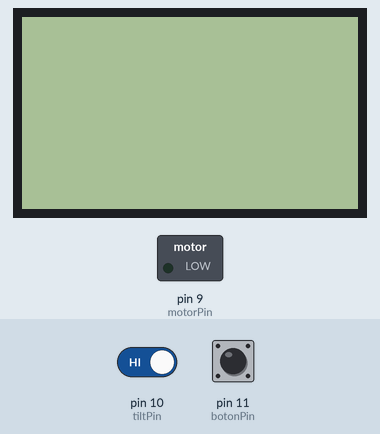
The sketch below on a simulated Arduino Uno, built with avr-gcc and run on an emulated ATmega328P. Parts: 84×48 one-colour display, switched loads named in the sketch (green lamp = pin HIGH). Inputs (shaded band) come from the test bench; at power-on: pin 10 (tiltPin) HIGH, pin 11 (botonPin) LOW. The audio player accepts every command and is not drawn; what the sketch prints to the serial monitor is not drawn.

Above: at 1.7 s.
1.8 s: pin 10 (tiltPin) driven LOW
At 5.8 s:
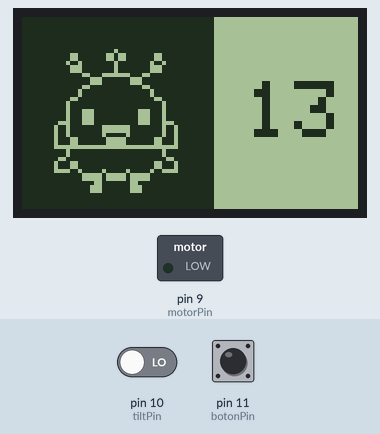
6.1 s: pin 11 (botonPin) pulled HIGH for 3.2 s
At 9.5 s:
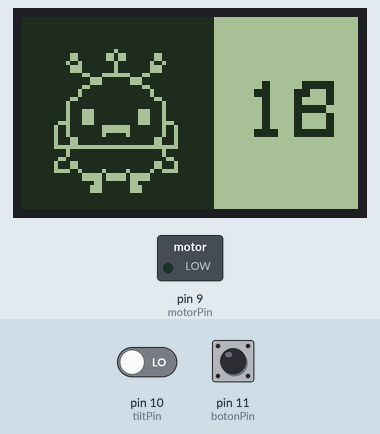
13.7 s: pin 11 (botonPin) pulled HIGH for 1.85 s
At 16.6 s:
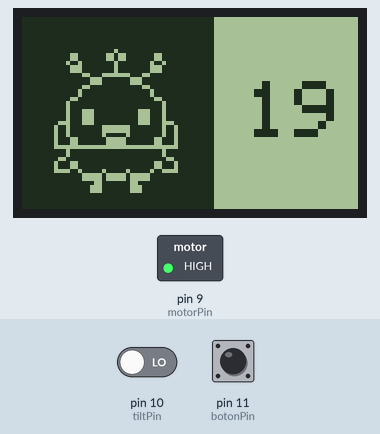
17.0 s: pin 11 (botonPin) pulled HIGH for 1.85 s
At 20.2 s:
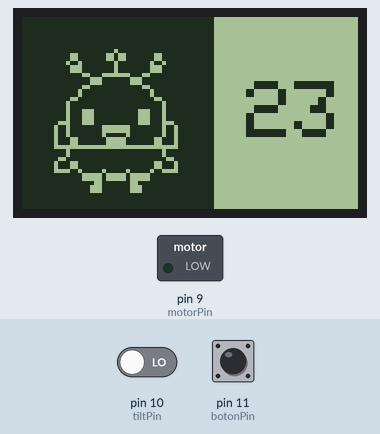
20.3 s: pin 10 (tiltPin) driven HIGH
At 21.1 s:
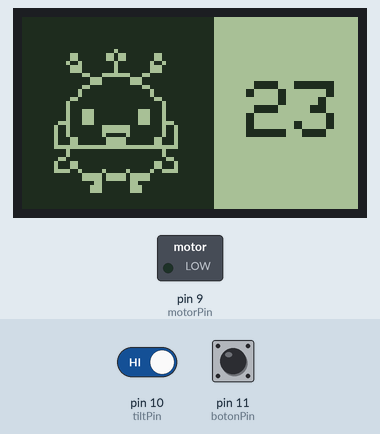
22.4 s: pin 10 (tiltPin) driven LOW
At 26.6 s:
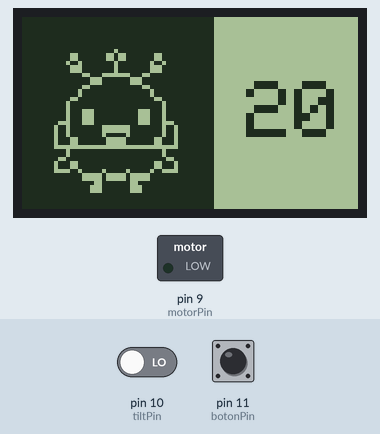
Timing chart, 0 to 26.9 s (numbered marks = the images above; inputs shaded):
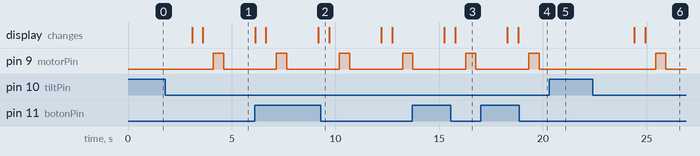

The sketch:

WEBO_0_6_1.ino
```cpp
//WEBO
// Toma mango
// Aqui pasaran todas las interacciones entre todos los componentes

#include "ActuadorDisplay.h"
#include "ActuadorLED.h"
#include "ActuadorMotor.h"
#include "SensorBoton.h"
#include "SensorTilt.h"
#include "SensorSD.h"

// sensor y actuador correspondientes
 ActuadorDisplay actuadorDisplay;
 ActuadorLED actuadorLED;
 ActuadorMotor actuadorMotor;
 SensorBoton sensorBoton;
 SensorTilt sensorTilt;
 SensorSD sensorSD;

void setup () {
  sensorTilt.configuracionTilt();
  actuadorDisplay.configuracionDisplay();
  sensorBoton.configuracionBoton();
  sensorSD.configuracionSD();
  actuadorMotor.configuracionMotor();
}

void loop() {
  // tiene que funcionar el sensor tilt, de eso depende el estado de la maquina
  sensorTilt.funcionaTilt();
  // que el temporizador y el aumento de la cantidad de segundos funcione
  sensorBoton.funcionaBoton();
  // si es que el valor de "caido" es falso, osea que esta parado
  if(sensorTilt.caido == false){
  // asegurarme que el valor de waoses sean los segundos del boton
  // por si cambia segun el boton ha sido presionado, el display tambien recibira el cambio
  actuadorDisplay.waoses = sensorBoton.segundos;
  // mostrar la pantalla de Ava que hace la cuenta regresiva
  actuadorDisplay.cuentaDisplay();
  // que funcione el motor, ya que no esta establecida la manera de saber
  // si han pasado 30 segundos aun, este se activara cada 10 segundos constantemente
  actuadorMotor.funcionaMotor();
  // si el temporizador mostrado por Ava llega a un numero menor a 1
  if (actuadorDisplay.waoses < 1){
  // sonara la alarma despacio, para no molestar al usuario
  sensorSD.funcionaSDAlarmaDebil();
        }
    }

else {
  // como aqui esta inclinado, empezara a sonar la alarma fuerte
  // no se porque para todo al reproducir un archivo de audio
  sensorSD.funcionaSDAlarmaFuerte();

}

}
```

ActuadorDisplay.cpp
```cpp
#include "ActuadorDisplay.h"
#include "bitmapsDisplay.h"


ActuadorDisplay::ActuadorDisplay() {}

void ActuadorDisplay::configuracionDisplay() {

  Serial.begin(9600);

	//se inicia el display de la pantalla
	display.begin();

	// El contraste se puede cambiar para que se note mejor el diseño mostrado en la pantalla
	display.setContrast(57);

	// se limpia la pantalla
	display.clearDisplay();

	// establecer el tamaño del texto
	display.setTextSize(2);
}

	// el estado del display en el que se hara una cuenta regresiva del temporizador
void ActuadorDisplay::cuentaDisplay() {
  // IMAGEN
	// colocar la posicion: x, y, establecer cual es el bitmap que sera utilizado, ancho del bitmap, alto del bitmap, color del bitmap
	// en este caso el estado neutral de Ava
	display.drawBitmap(0, 0,bitmap_AVA, 48, 48, BLACK);
	// establecer las coordenadas de el siguiente texto
	display.setCursor(56, 16);
	// el texto corresponda al int "waoses"
	display.print(waoses);
	// hacer que estos datos previos se cargen al display
	display.display();
	// cada medio segundo
	delay(500);
	// limpia la pantalla
	display.clearDisplay();
	// colocar la posicion: x, y, establecer cual es el bitmap que sera utilizado, ancho del bitmap, alto del bitmap, color del bitmap
	// en este caso el estado en el que Ava tiene la boca abierta
	// haciendo como si esta diciendo los segundos restantes
	display.drawBitmap(0, 0,bitmap_AVA_HABLA, 48, 48, BLACK);
	// establecer las coordenadas de el siguiente texto
	display.setCursor(56, 16);
	// el texto corresponda al int "waoses"
	// esto se vuelve a establecer debido a que se limpio la pantalla
	display.print(waoses);
	// hacer que estos datos previos se carguen al display
	display.display();
	// cada medio segundo
	delay(500);
}

// hay que escribir otros voids para los distintos estados de funcionamiento
```

ActuadorDisplay.h
```cpp
#ifndef ACTUADOR_DISPLAY_H
#define ACTUADOR_DISPLAY_H

// INCLUIR BIBLIOTECAS DE USO PARA SENSOR/ACTUADOR

#include <SPI.h>
#include <Adafruit_GFX.h>
#include <Adafruit_PCD8544.h>
#include <Arduino.h>
#include "SensorBoton.h"

// CREAR LA CLASE DE NUESTRO SENSOR/ACTUADOR
  class ActuadorDisplay {
  public:
  ActuadorDisplay();

   // especificar todos los voids que seran utilizados en el archivo.cpp
      void configuracionDisplay();

   // la pantalla en la que el display estara haciendo la cuenta regresiva
      void cuentaDisplay();

   // la pantalla que sera observada cuando se encuentre inclinado el WEBO
      void caidaDisplay();

   // si es que se necesita especificar variables, deberian ir aqui
   // ya sean bool int, ect.


  // Declarar objeto "LCD" para el software SPI
     Adafruit_PCD8544 display = Adafruit_PCD8544(8, 7, 6, 5, 4);

  // Definir la variable de "rotatetext" en "1" que hace que la pantalla muestre el texto en un angulo de 90° a la derecha
     int rotatetext = 1;

   // escribir que existira una dato numerico entero representado por "waoses"
   // que despues sera linkeado a los segundos que interactuan con el boton
   int waoses = 1;

  };

#endif
```

ActuadorLED.cpp
```cpp
#include "ActuadorLED.h"

ActuadorLED::ActuadorLED() {}

void ActuadorLED::configuracionLED() {}

void ActuadorLED::funcionaLED() {}
```

ActuadorLED.h
```cpp
#ifndef ACTUADOR_LED_H
#define ACTUADOR_LED_H

// INCLUIR BIBLIOTECAS DE USO PARA SENSOR/ACTUADOR

// CREAR LA CLASE DE NUESTRO SENSOR/ACTUADOR
  class ActuadorLED {
  public:
  ActuadorLED();


  // especificar todos los voids que seran utilizados en el archivo.cpp
    void configuracionLED();

    void funcionaLED();

  // si es que se necesita especificar variables, deberian ir aqui
  // ya sean bool int, ect.


  };
#endif
```

ActuadorMotor.cpp
```cpp
#include "ActuadorMotor.h"

ActuadorMotor::ActuadorMotor() {}

void ActuadorMotor::configuracionMotor(){
//establecer que el pin que va a mandar una señal
  // sera el que fue declarado antes
  pinMode(motorPin, OUTPUT);
}

void ActuadorMotor::funcionaMotor(){
// manda una señal de encendido al pin establecido previamente
  digitalWrite(motorPin, HIGH);
  // cada medio segundo
  delay(500);

  //apaga la señal del pin establecido previamente
  digitalWrite(motorPin, LOW);
  // cada medio segundo
  delay(500);

}
```

ActuadorMotor.h
```cpp
#ifndef ACTUADOR_MOTOR_H
#define ACTUADOR_MOTOR_H

// INCLUIR BIBLIOTECAS DE USO PARA SENSOR/ACTUADOR
 #include <Arduino.h>

// CREAR LA CLASE DE NUESTRO SENSOR/ACTUADOR
  class ActuadorMotor {
  public:
  ActuadorMotor();
// especificar todos los voids que seran utilizados en el archivo.cpp
  void configuracionMotor();
  void funcionaMotor();

  // si es que se necesita especificar variables, deberian ir aqui
  // ya sean bool int, ect.

  // pin al que será conectado el motor para ser controlado
  int motorPin = 9;


};
#endif
```

SensorBoton.cpp
```cpp
#include "SensorBoton.h"

SensorBoton::SensorBoton(){}

void SensorBoton::configuracionBoton() {
  // establecer cual es el pin que estara conectado el boton
  // sera un input, osea que recibira el paso de señal
  pinMode(botonPin, INPUT);
  Serial.begin(9600);
}

// funcionamiento del boton
void SensorBoton::funcionaBoton() {

// una variable llamada estadoBoton
// es equivalente al dato que es recibido por la
// lectura de señal del pint establecido para el boton
  estadoBoton = digitalRead(botonPin);

// si es que el estado del boton esta activado
// osea, recibe señal
// este se puede mantener presionado, aumentando constantemente
// lo cual no aporta para la frustacion de la maquina, corregir en el futuro
  if (estadoBoton == HIGH){
    // los segundos van a aumentar en 5
    segundos +=5;
  }

// los segundos disminuiran en 1
  segundos -= 1;
  // enviar al monitor Serial la cantidad de segundos actuales
  Serial.println(segundos);
  // enviar al monitor Serial si es que el boton esta siendo presionado
  Serial.println(estadoBoton);
  // cada 1 segundo, para hacer que (segundos -= 1) sea similar al paso de tiempo
  delay(1000);

}
```

SensorBoton.h
```cpp
#ifndef SENSOR_BOTON_H
#define SENSOR_BOTON_H

// INCLUIR BIBLIOTECAS DE USO PARA SENSOR/ACTUADOR
 #include <arduino.h>

// CREAR LA CLASE DE NUESTRO SENSOR/ACTUADOR
  class SensorBoton {
  public:
  SensorBoton();
// especificar todos los voids que seran utilizados en el archivo.cpp
  void configuracionBoton();
  void funcionaBoton();

// si es que se necesita especificar variables, deberian ir aqui
// ya sean bool int, ect.

  // escribir una booleana para representar si el boton esta prendido o no
  bool estadoBoton = false;

  // el pin 11 del arduino es donde sera recibida la señal
  int botonPin = 11;

  // establecer la cantidad de segundos iniciales
  int segundos = 15;

  // establecer la cantidad de minutos iniciales, que no estan siendo ocupados por ahora
  int minutos = 0;


};
#endif
```

SensorSD.cpp
```cpp
#include "SensorSD.h"
#include <Arduino.h>

// esto no deberia ir aqui pero no sabemos aplicarlo en el .h para que funcione correctamente
SoftwareSerial dfSerial(2, 3); // RX, TX
DFRobotDFPlayerMini player;

SensorSD::SensorSD() {}

void SensorSD::configuracionSD() {
  //comienza la comunicacion serial general
  //esta comunicacion es entre arduino y el computador/laptop al que se encuentre conectado
  Serial.begin(115200);

  //comienza la comunicacion serial del reproductor MP3
  //el numero varia del serial.begin por que esta comunicacion es exclusiva entre el arduino y el reproductor
  dfSerial.begin(9600);

  // esta funcion if esta para verificar en el monitor serial si el reproductor funciona o no
  if (!player.begin(dfSerial)) {

  //si funciona correctamente saldra este mensaje
  Serial.println("DFPlayer online!");

 }

}

//vamos a hacer un void por sonido a ocupar, para poder diferenciar en el archivo .INO
void SensorSD::funcionaSDAlarmaFuerte() {
  //Esta variable es para manejar el volumen del archivo que sera reproducido
  //En este este caso tiene que ser fuerte
  player.volume(20);

  //Esta variable se define el archivo .mp3 que se encuentra en la tarjeta SD
  player.play(2);

  //Esta variable es temporal en algun momento de estas semanas pasara a millis()
  //Por mientras lo estamos simulando con delay la idea es que cada 1 segundo suene
  delay(500);
  // notificar por el monitor Serial que fue reproducida la alarma fuerte
  Serial.println("alarma fuerte");


}

void SensorSD::funcionaSDAlarmaDebil() {
  //Esta variable es para manejar el volumen del archivo que sera reproducido
  //En este este caso tiene que ser fuerte
  player.volume(1);

  //Esta variable se define el archivo .mp3 que se encuentra en la tarjeta SD
  player.play(1);

  //Esta variable es temporal en algun momento de estas semanas pasara a millis()
  //Por mientras lo estamos simulando con delay la idea es que cada 4 segundos suene
  delay(500);

  // notificar por el monitor Serial que fue reproducida la alarma debil
  Serial.println("alarma debil");

}
```

SensorSD.h
```cpp
#ifndef SENSOR_SD_H
#define SENSOR_SD_H

// INCLUIR BIBLIOTECAS DE USO PARA SENSOR/ACTUADOR
#include <Arduino.h>
#include <SoftwareSerial.h>
// biblioteca de uso del reproductor
#include <DFRobotDFPlayerMini.h>

// CREAR LA CLASE DE NUESTRO SENSOR/ACTUADOR
  class SensorSD {
  public:
  SensorSD();
  // especificar todos los voids que seran utilizados en el archivo.cpp
  void configuracionSD();

  // crear funcion donde ocurrira la reproduccion de una alarma de alto volumen
  void funcionaSDAlarmaFuerte();
  // crear funcion donde ocurrira la reproduccion de una alarma de bajo volumen
  void funcionaSDAlarmaDebil();

// si es que se necesita especificar variables, deberian ir aqui
// ya sean bool int, ect.


};
#endif
```

SensorTilt.cpp
```cpp
#include "SensorTilt.h"

SensorTilt::SensorTilt() {}

void SensorTilt::configuracionTilt(){

  //Aca definimos el pin del sensor como entrada
  //Habilitamos el pull-up interno para el pin del sensor
  pinMode(tiltPin, INPUT);
	digitalWrite(tiltPin, HIGH);
}

void SensorTilt::funcionaTilt(){
	 // si se recibe una señal desde el pinSensor
	if(digitalRead(tiltPin)){
		// significa que esta de lado
    caido = true;
	}
 else  {
	// debido a que esta parado, confirmarlo con un mensaje en el monitor serial
	Serial.print("esta parado");

	caido = false;
 }

}
```

SensorTilt.h
```cpp
#ifndef SENSOR_TILT_H
#define SENSOR_TILT_H

// INCLUIR BIBLIOTECAS DE USO PARA SENSOR/ACTUADOR
#include <Arduino.h>

// CREAR LA CLASE DE NUESTRO SENSOR/ACTUADOR
  class SensorTilt {
  public:
  SensorTilt();
// especificar todos los voids que seran utilizados en el archivo.cpp
  void configuracionTilt();
// que funcione el sensor de inclinacion
  void funcionaTilt();

// si es que se necesita especificar variables, deberian ir aqui
// ya sean bool int, ect.

  // establecer el pin en el que se recibira la señal del sensor de inclinacion
  const int tiltPin = 10;

  // crear una variable booleana para establecer si esta caida la maquina o no
  bool caido;

};
#endif
```

Source omitted: itmapsDisplay.h (data table, 3817 bytes)

Measured:
- after the input at 1.8 s, pin 9 (motorPin): LOW → HIGH after 2.3 s, → LOW 0.50 s later; the display: first changes after 1.3 s (image 1 shows a later state)
- after the input at 20.3 s, pin 9 (motorPin): stays LOW (without the input it goes to HIGH after 2.1 s)
- after the input at 22.4 s, pin 9 (motorPin): LOW → HIGH after 3.0 s, → LOW 0.50 s later; the display: first changes after 2.0 s (image 6 shows a later state)
